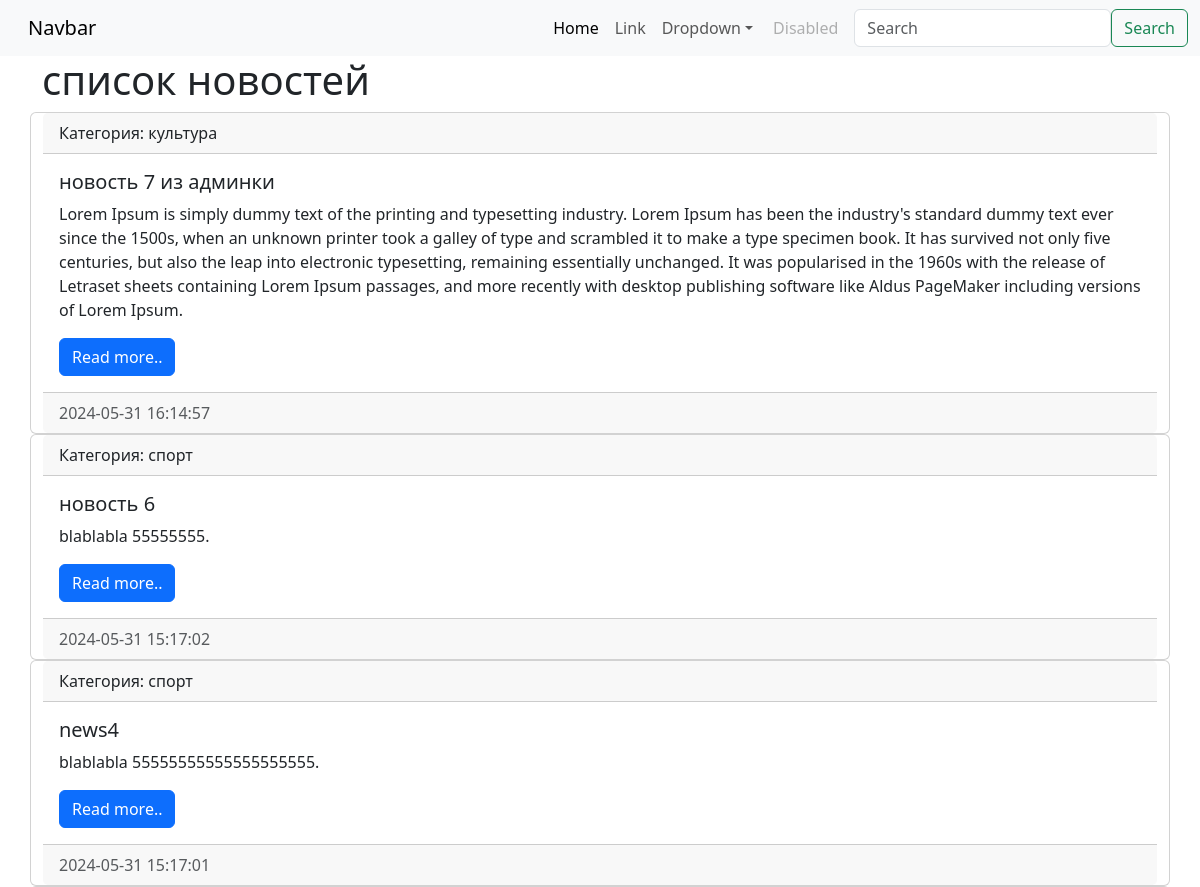
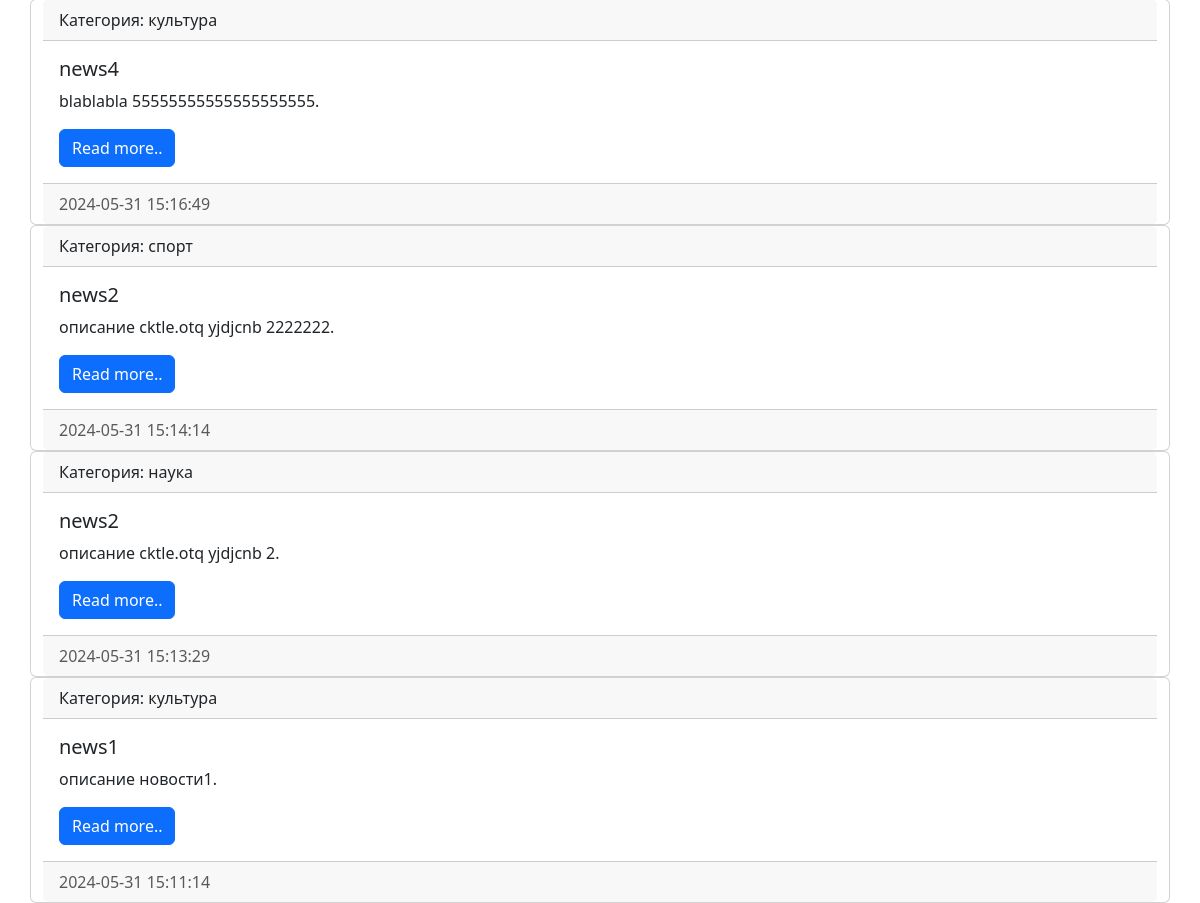
The page / on the database its author committed (2 pictures, top to bottom).
### news/models.py (models this page shows, shortened)
class News(models.Model):
    id = models.AutoField(primary_key=True)
    title = models.CharField(max_length=150, verbose_name='Название новости')
    content = models.TextField(blank=True, verbose_name='Текст новости')
    created_at=models.DateTimeField(auto_now_add=True, verbose_name='Дата создания')
    updated_at=models.DateTimeField(auto_now=True, verbose_name='Дата обновления')
    photo=models.ImageField(upload_to='photos/%Y/%m/%d/', blank=True, verbose_name='Фото')
    is_published=models.BooleanField(default=True, verbose_name='Опубликована')
    category=models.ForeignKey('Category', on_delete=models.PROTECT, null=True,verbose_name='Категория')
    class Meta:
        verbose_name='Новость'
        verbose_name_plural='Новости'
        ordering=['-created_at']

class Category(models.Model):
    title=models.CharField(max_length=150, verbose_name='Название категории', db_index=True)
    def __str__(self):
        return self.title
    class Meta:
        verbose_name='Категория'
        verbose_name_plural='Категории'
        ordering=['title']

### news/views.py (the view)
# urls.py: path('', index),
def index(request):
    news=News.objects.all()
    return render(request,'news/index.html',{'news':news, 'title':'список новостей' })

### news/templates/news/index.html (shortened to what this page needs)
<!doctype html>
<html lang="ru" >
  <head>
    <link rel="stylesheet" href="https://cdn.jsdelivr.net/npm/bootstrap@5.3.3/dist/css/bootstrap.rtl.min.css">
  </head>
  <body>
    <nav class="navbar navbar-expand-lg bg-body-tertiary">
        <div class="container-fluid">
          <a class="navbar-brand" href="#">Navbar</a>
          <div class="collapse navbar-collapse" id="navbarSupportedContent">
            <ul class="navbar-nav me-auto mb-2 mb-lg-0">
              <li class="nav-item">
                <a class="nav-link active" aria-current="page" href="#">Home</a>
              </li>
              <li class="nav-item">
                <a class="nav-link" href="#">Link</a>
              </li>
              <li class="nav-item dropdown">
                <a class="nav-link dropdown-toggle" href="#" role="button" data-bs-toggle="dropdown" aria-expanded="false">
                  Dropdown
                </a>
              </li>
              <li class="nav-item">
                <a class="nav-link disabled" aria-disabled="true">Disabled</a>
              </li>
            </ul>
            <form class="d-flex" role="search">
              <input class="form-control me-2" type="search" placeholder="Search" aria-label="Search">
              <button class="btn btn-outline-success" type="submit">Search</button>
            </form>
          </div>
        </div>
      </nav>
      <div class='container'>
        <h1>{{title}}</h1>
        <div class="row">
            {% for item in news%}
            <div class="card">
                <div class="card-header">
                  Категория: {{item.category}}
                </div>
                <div class="card-body">
                  <h5 class="card-title">{{item.title}}</h5>
                  <p class="card-text">{{item.content}}.</p>
                  <a href="#" class="btn btn-primary">Read more..</a>
                </div>
                <div class='card-footer text-muted'>
                    {{item.created_at|date:"Y-m-d H:i:s"}}
                </div>
              </div>
            {%endfor%}
        </div>
  </body>
</html>

### rows shown on the page
News: category "культура", title "новость 7 из админки", content "Lorem Ipsum is simply dummy text of the printing and typesetting industry. Lorem Ipsum has been the industry's standard dummy text ever since the 1500s, when an unknown printer took a galley of type and scrambled it to make a type specimen book. It has survived not only five centuries, but also the leap into electronic typesetting, remaining essentially unchanged. It was popularised in the 1960s with the release of Letraset sheets containing Lorem Ipsum passages, and more recently with desktop publishing software like Aldus PageMaker including versions of Lorem Ipsum", created_at "2024-05-31 16:14:57"
News: category "спорт", title "новость 6", content "blablabla 55555555", created_at "2024-05-31 15:17:02"
News: category "спорт", title "news4", content "blablabla 55555555555555555555", created_at "2024-05-31 15:17:01"
News: category "культура", title "news4", content "blablabla 55555555555555555555", created_at "2024-05-31 15:16:49"
News: category "спорт", title "news2", content "описание cktle.otq yjdjcnb 2222222", created_at "2024-05-31 15:14:14"
News: category "наука", title "news2", content "описание cktle.otq yjdjcnb 2", created_at "2024-05-31 15:13:29"
News: category "культура", title "news1", content "описание новости1", created_at "2024-05-31 15:11:14"

### other values the page prints
{{ title }} "список новостей"
